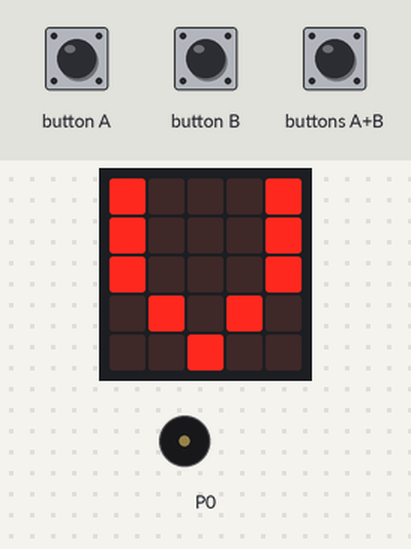
The program below on a simulated BBC micro:bit (MakeCode). Shown: the board's 5×5 LED display, buzzer (waves = sounding). Inputs (shaded band) come from the test bench. The 48×5 strip is a reading aid, not a part: it shows the text the display is scrolling, unrolled, one strip-width of it at a time.

Above: at 1.2 s.
At 9.7 s:
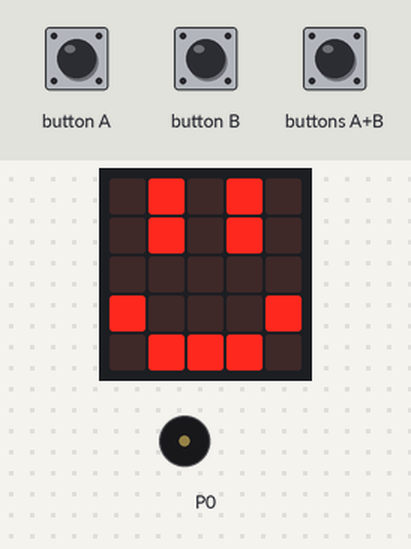
9.8 s: button A pressed for 0.15 s
At 10.24 s:
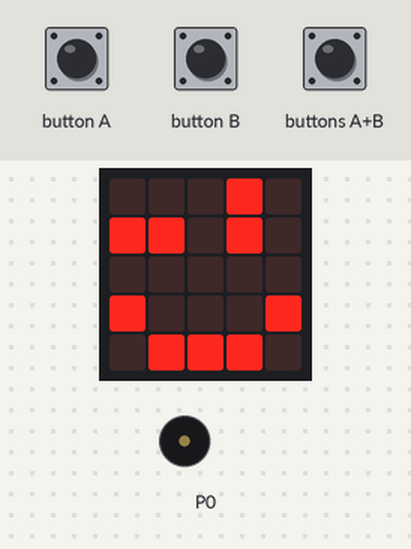
11.9 s: button B pressed for 0.15 s
At 12.34 s:
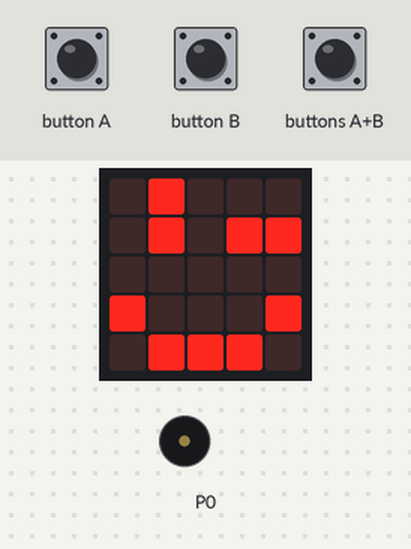
14.0 s: buttons A+B pressed for 0.15 s
At 14.44 s:
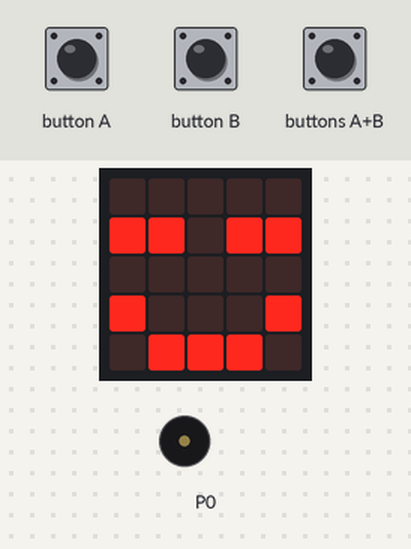
Timing chart, 0 to 17.0 s (numbered marks = the images above; inputs shaded):
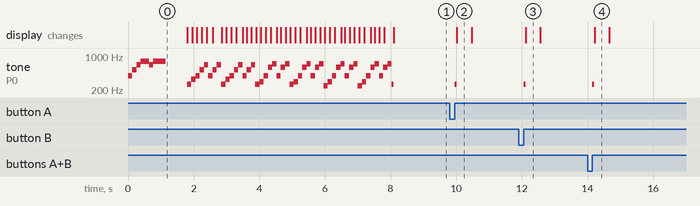

The program:

facey.py
```python
def on_button_pressed_a():
    music.play_tone(262, music.beat(BeatFraction.EIGHTH))
    if booting == 0:
        basic.show_leds("""
            . . . # .
            # # . # .
            . . . . .
            # . . . #
            . # # # .
            """)
        basic.pause(50)
        basic.show_leds("""
            . # . # .
            . # . # .
            . . . . .
            # . . . #
            . # # # .
            """)
input.on_button_pressed(Button.A, on_button_pressed_a)

def on_button_pressed_ab():
    music.play_tone(262, music.beat(BeatFraction.EIGHTH))
    if booting == 0:
        basic.show_leds("""
            . . . . .
            # # . # #
            . . . . .
            # . . . #
            . # # # .
            """)
        basic.pause(50)
        basic.show_leds("""
            . # . # .
            . # . # .
            . . . . .
            # . . . #
            . # # # .
            """)
input.on_button_pressed(Button.AB, on_button_pressed_ab)

def on_button_pressed_b():
    music.play_tone(262, music.beat(BeatFraction.EIGHTH))
    if booting == 0:
        basic.show_leds("""
            . # . . .
            . # . # #
            . . . . .
            # . . . #
            . # # # .
            """)
        basic.pause(50)
        basic.show_leds("""
            . # . # .
            . # . # .
            . . . . .
            # . . . #
            . # # # .
            """)
input.on_button_pressed(Button.B, on_button_pressed_b)

booting = 0
booting = 1
music.start_melody(music.built_in_melody(Melodies.POWER_UP), MelodyOptions.ONCE)
basic.show_leds("""
    # . . . #
    # . . . #
    # . . . #
    . # . # .
    . . # . .
    """)
basic.pause(1400)
music.start_melody(music.built_in_melody(Melodies.PRELUDE),
    MelodyOptions.FOREVER_IN_BACKGROUND)
basic.show_string(" Facey")
music.stop_melody(MelodyStopOptions.BACKGROUND)
booting = 0
basic.show_leds("""
    . # . # .
    . # . # .
    . . . . .
    # . . . #
    . # # # .
    """)
```

Measured:
- after the input at 9.8 s, tone on P0: silent → 262 Hz after 0.15 s, → silent 0.06 s later; the display: changes after 0.22 s (image 2)
- after the input at 11.9 s, tone on P0: silent → 262 Hz after 0.15 s, → silent 0.06 s later; the display: changes after 0.22 s (image 3)
- after the input at 14.0 s, tone on P0: silent → 262 Hz after 0.15 s, → silent 0.06 s later; the display: changes after 0.22 s (image 4)
- what the display in image 2 shows lasts 0.5 s, from 10.0 s to 10.5 s
